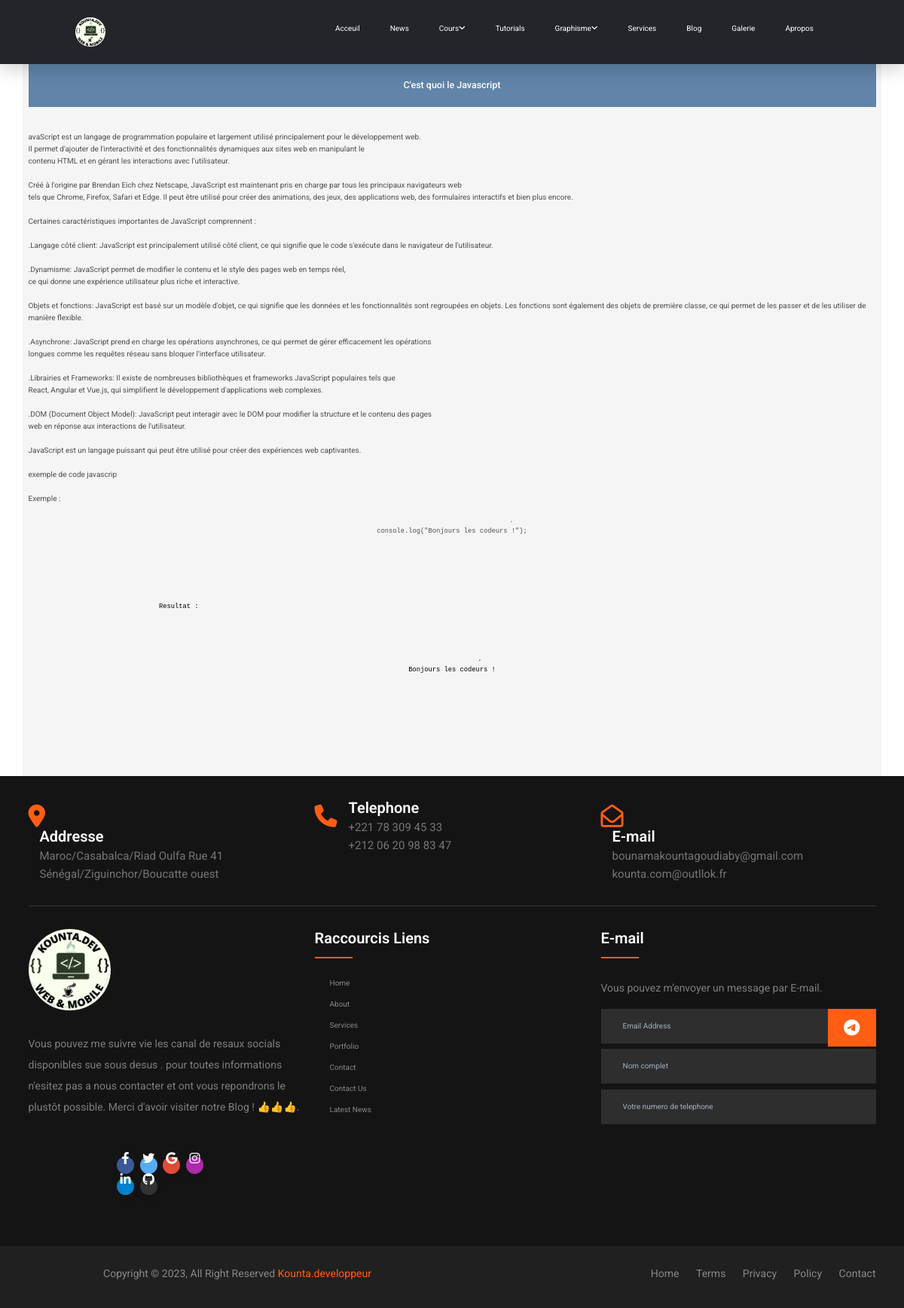
Page /javascriptdetail/C'est quoi le Javascript on the committed database.
### blog/models.py (models this page shows, shortened)
class coursjavascript(models.Model):
    categorie = models.ForeignKey(
        Categoryjavas, on_delete=models.SET_NULL, blank=True, null=True)
    title = models.CharField(max_length=500)
    description = RichTextField()
    code = models.TextField(max_length=50000)
    date_added = models.DateTimeField(auto_now_add=True)
    resultat = models.TextField(max_length=50000)
    class Meta:
        ordering = ['date_added']

### blog/views.py (the view)
# urls.py: path('javascriptdetail/<str:title>',
def javascriptdetail(request, title: str):
    try:
        poste = coursjavascript.objects.get(title=title)
    except coursjavascript.DoesNotExist:
        raise ("le poste n'excite pas")
    return render(request, 'blog/javascript/javascript_detail.html', {'poste': poste})

### blog/templates/blog/javascript/javascript_detail.html
{% extends 'base.html' %} {% load static %} {% block content %}
<section class="services section container" id="services">
       <br>
       <br>
       <h5 class="card-title "> {{poste.title}}</h5>
       <article class="descrip">
              {{poste.description|safe}}
       </article>
       <section class="card-body">
              Exemple :
              <center>
                     <pre>
                            <code>
                              {{poste.code}}
                            </code>
                           </pre>
              </center>
       </section>
       <pre>
       <section class="resume__description">
              Resultat :
              <center>
        <code  class="language-javaScript">
              {{poste.resultat}}
        </code>
              </center>
       </section>
</pre>
</section>
{% endblock content %}

### blog/static/css/style.css (style rules this page uses)
html { font-size: 62.5%; scroll-behavior: smooth; scroll-padding-top: 5rem; overflow-x: hidden; }
body { background: #000; }
section { padding: 5rem 9%; }
section { padding: 20px 100px; }
body { background: #e2e1e0; text-align: center; }
.services { background: #f5f5f5; margin-top: 30px; }
.card-title { display: block; text-align: center; color: #fff; background-color: #6184a8; padding: 2%; border-top-right-radius: 4px; border-top-left-radius: 4px; }
.resume__description { text-align: justify; color: #000 }
.descrip { word-wrap: break-word; white-space: pre-line; }

### rows in the picture
coursjavascript: title "C'est quoi le Javascript", description "avaScript est un langage de programmation populaire et largement utilisé principalement pour le développement web. Il permet d'ajouter de l'interactivité et des fonctionnalités dynamiques aux sites web en manipulant le contenu HTML et en gérant les interactions avec l'utilisateur. Créé à l'origine par Brendan Eich chez Netscape, JavaScript est maintenant pris en charge par tous les principaux navigateurs web tels que Chrome, Firefox, Safari et Edge. Il peut être utilisé pour créer des animations, des jeux, des applications web, des formulaires interactifs et bien plus encore. Certaines caractéristiques importantes de JavaScript comprennent : .Langage côté client: JavaScript est…", code ". console.log(\"Bonjours les codeurs !\");", resultat ". Bonjours les codeurs !"
